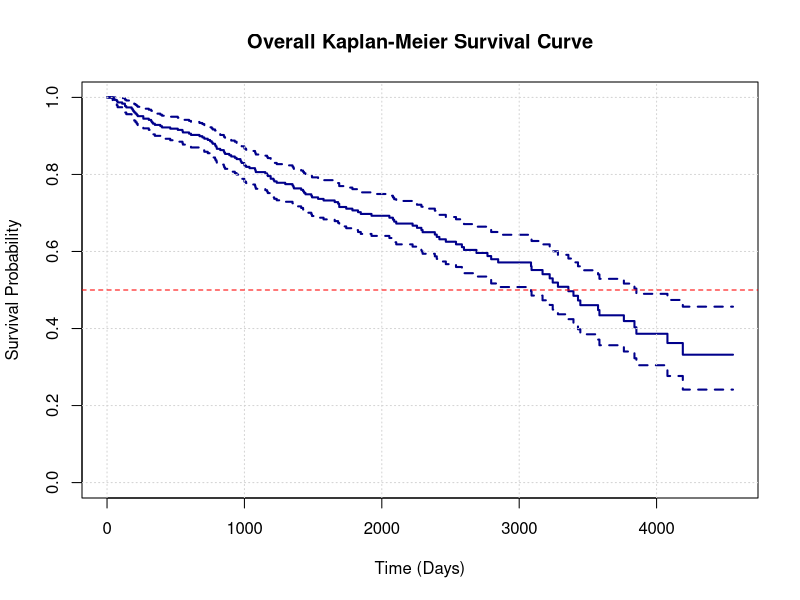
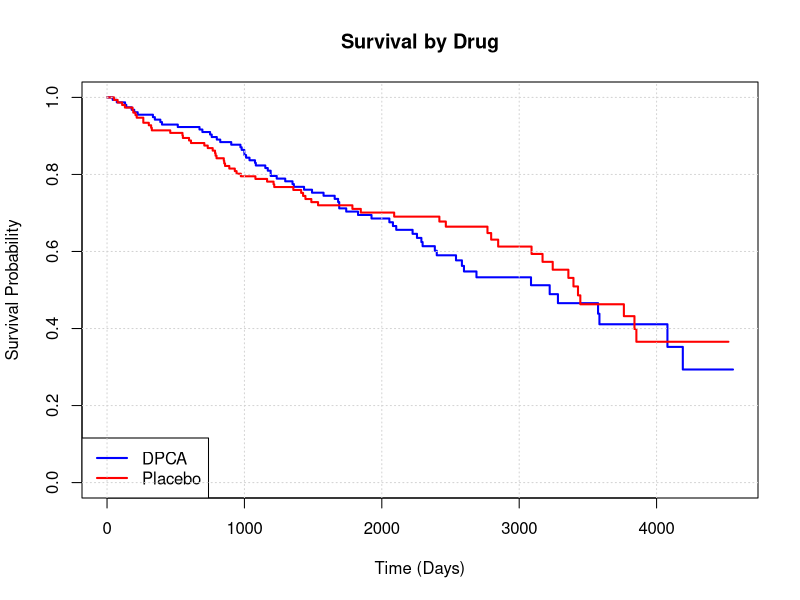
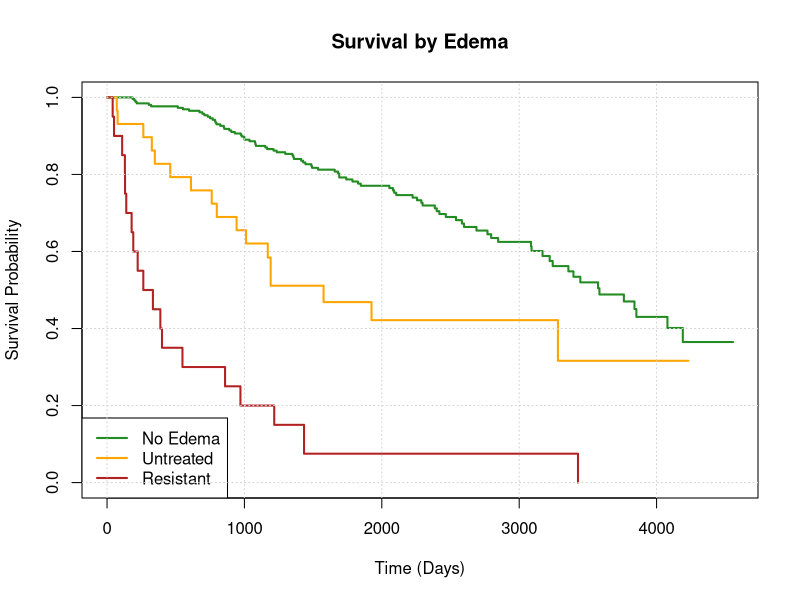
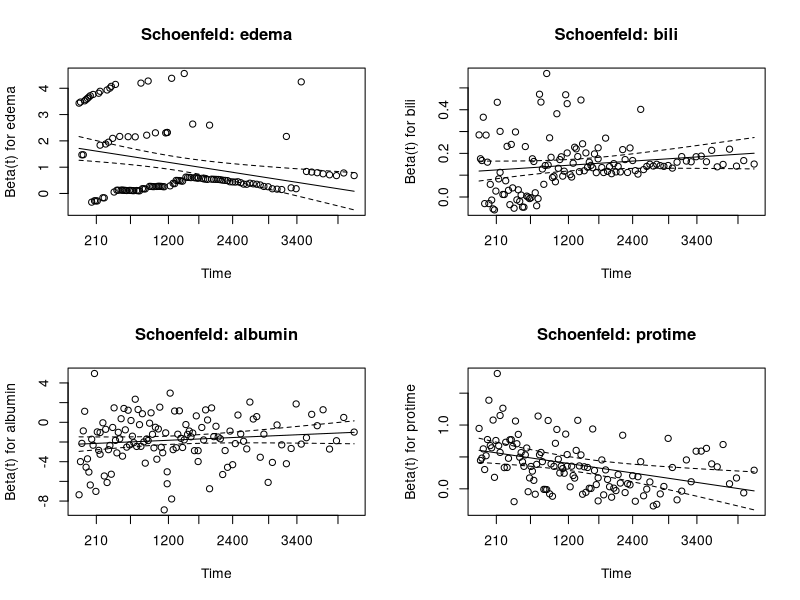
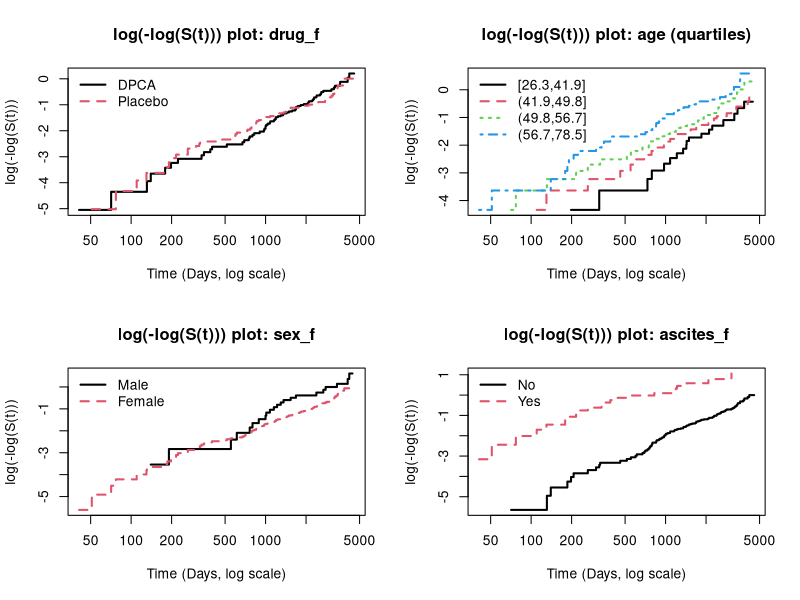
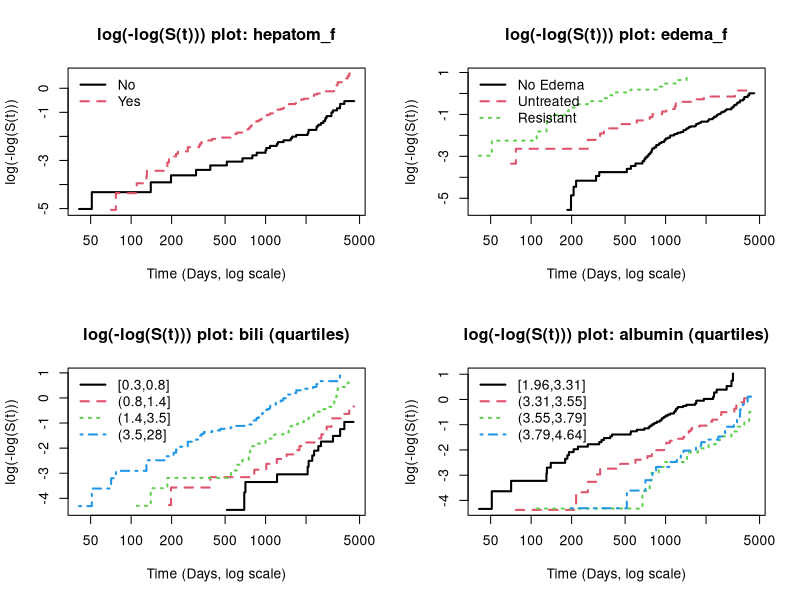
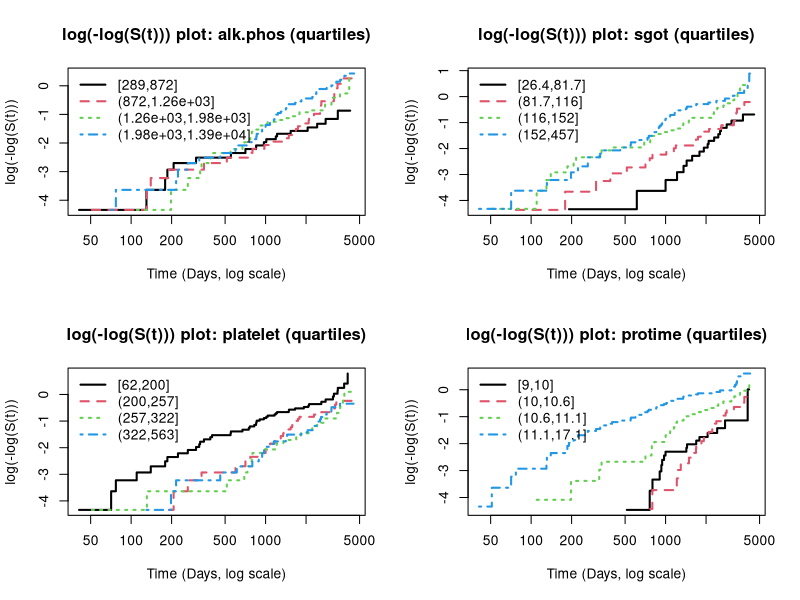
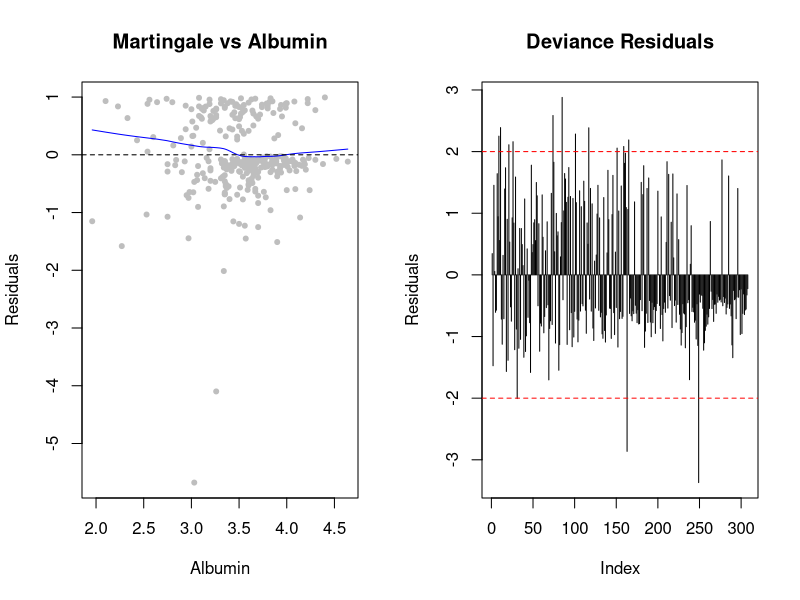

Write R code to recreate these figures, in order.
## ---- chunk 1
knitr::opts_chunk$set(echo = TRUE, warning = FALSE, message = FALSE, fig.width=8, fig.height=6)

# 필요한 패키지 로드
library(survival)
library(dplyr)
## ---- chunk 2
# 1. 데이터 로드
pbc_raw <- read.table("PBC_data.txt", header = FALSE)

# 2. 변수명 지정
colnames(pbc_raw) <- c("fu.days", "status", "drug", "age_days", "sex", 
                       "ascites", "hepatom", "edema", "bili", "albumin", 
                       "alk.phos", "sgot", "platelet", "protime")

# 3. 전처리 및 변환
pbc_clean <- pbc_raw %>%
  mutate(
    age = age_days / 365,
    drug_f = factor(drug, levels = c(0, 1), labels = c("DPCA", "Placebo")),
    sex_f = factor(sex, levels = c(0, 1), labels = c("Male", "Female")),
    ascites_f = factor(ascites, levels = c(0, 1), labels = c("No", "Yes")),
    hepatom_f = factor(hepatom, levels = c(0, 1), labels = c("No", "Yes")),
    edema_f = factor(edema, levels = c(0, 1, 2), labels = c("No Edema", "Untreated", "Resistant"))
  ) %>%
  select(-age_days)
pbc_clean$status_f <- factor(pbc_clean$status, levels = c(0, 1),
                             labels = c("Censored", "Event"))

# 4. 기술통계량 
## 연속형
cont_vars <- c("fu.days", "age", "bili", "albumin", "alk.phos", "sgot", "platelet", "protime")

cont_desc <- do.call(rbind, lapply(cont_vars, function(v){
  x <- pbc_clean[[v]]
  c(
    N = sum(!is.na(x)),
    Mean = mean(x, na.rm = TRUE),
    SD = sd(x, na.rm = TRUE),
    Median = median(x, na.rm = TRUE),
    Q1 = unname(quantile(x, 0.25, na.rm = TRUE)),
    Q3 = unname(quantile(x, 0.75, na.rm = TRUE)),
    Min = min(x, na.rm = TRUE),
    Max = max(x, na.rm = TRUE)
  )
}))

cont_desc <- data.frame(Variable = cont_vars, round(cont_desc, 3), row.names = NULL)
print(cont_desc)

##범주형
cat_vars <- c("status_f", "drug_f", "sex_f", "ascites_f", "hepatom_f", "edema_f")

cat_desc <- do.call(rbind, lapply(cat_vars, function(v){
  x <- pbc_clean[[v]]
  tab <- table(x, useNA = "ifany")
  prop <- prop.table(tab)
  data.frame(
    Variable = v,
    Level = names(tab),
    Count = as.integer(tab),
    Percent = round(100 * as.numeric(prop), 1),
    row.names = NULL
  )
}))
print(cat_desc)
## ---- chunk 3
fit_overall <- survfit(Surv(fu.days, status) ~ 1, data = pbc_clean)

plot(fit_overall, 
     main = "Overall Kaplan-Meier Survival Curve",
     xlab = "Time (Days)", ylab = "Survival Probability",
     col = "darkblue", lwd = 2, conf.int = TRUE)
grid()
abline(h = 0.5, col = "red", lty = 2)
## ---- chunk 4
fit_drug <- survfit(Surv(fu.days, status) ~ drug_f, data = pbc_clean)

plot(fit_drug, col = c("blue", "red"), lwd = 2,
     main = "Survival by Drug", 
     xlab = "Time (Days)", ylab = "Survival Probability")
legend("bottomleft", legend = levels(pbc_clean$drug_f), col = c("blue", "red"), lty = 1, lwd = 2)
grid()

# Log-rank test
sd_drug <- survdiff(Surv(fu.days, status) ~ drug, data = pbc_clean)
print(sd_drug)
## ---- chunk 5
fit_edema <- survfit(Surv(fu.days, status) ~ edema_f, data = pbc_clean)

plot(fit_edema, col = c("forestgreen", "orange", "firebrick"), lwd = 2,
     main = "Survival by Edema", 
     xlab = "Time (Days)", ylab = "Survival Probability")
legend("bottomleft", legend = levels(pbc_clean$edema_f), 
       col = c("forestgreen", "orange", "firebrick"), lty = 1, lwd = 2)
grid()

# Log-rank test
sd_edema <- survdiff(Surv(fu.days, status) ~ edema, data = pbc_clean)
print(sd_edema)
## ---- chunk 6
covariates <- c("drug", "age", "sex", "ascites", "hepatom", "edema", 
                "bili", "albumin", "alk.phos", "sgot", "platelet", "protime")

ph_results <- data.frame(Variable = character(), P_Value = numeric(), Status = character(), stringsAsFactors = FALSE)

par(mfrow = c(2, 2))
for(var in covariates) {
  f <- as.formula(paste("Surv(fu.days, status) ~", var))
  fit <- coxph(f, data = pbc_clean)
  zph <- cox.zph(fit)
  p_val <- zph$table[1, 3]
  
  ph_results[nrow(ph_results) + 1, ] <- list(
    var, 
    round(p_val, 4), 
    ifelse(p_val > 0.05, "Satisfied", "Violated")
  )
  
  # P-value < 0.1 인 경우 잔차 plot 확인
  if(p_val < 0.1) {
     plot(zph, main = paste("Schoenfeld:", var), df=2)
  }
}
par(mfrow = c(1, 1))

print("--- Schoenfeld 잔차 검정 결과 ---")
print(ph_results)
## ---- chunk 7
plot_cloglog <- function(var, data, time = "fu.days", event = "status", ngroup = 4){
  x <- data[[var]]

  # 연속형이면 분위수로 그룹화
  if (is.numeric(x) && length(unique(x)) > 6) {
    qs <- unique(quantile(x, probs = seq(0, 1, length.out = ngroup + 1), na.rm = TRUE))
    if (length(qs) < 3) {
      grp <- factor(x)
      grp_name <- paste0(var, " (as factor)")
    } else {
      grp <- cut(x, breaks = qs, include.lowest = TRUE)
      grp_name <- paste0(var, " (quartiles)")
    }
  } else {
    grp <- factor(x)
    grp_name <- var
  }

  tmp <- data
  tmp$.__grp__ <- grp

  f <- as.formula(paste0("Surv(", time, ",", event, ") ~ .__grp__"))
  fit <- survfit(f, data = tmp)

  # strata 개수
  n <- if (is.null(fit$strata)) 1 else length(fit$strata)

  # 선 스타일/색을 strata마다 다르게
  lty_vec <- rep(1:6, length.out = n)   # 1~6 반복
  col_vec <- 1:n                       # 1,2,3,... (기본 팔레트)

  plot(fit,
       fun = "cloglog", log = "x",
       lty = lty_vec, col = col_vec, lwd = 2,
       xlab = "Time (Days, log scale)",
       ylab = "log(-log(S(t)))",
       main = paste0("log(-log(S(t))) plot: ", grp_name))

  legend("topleft", legend = levels(grp),
         lty = lty_vec, col = col_vec, lwd = 2, bty = "n")
}

covariates_for_plot <- c(
  "drug_f", "age", "sex_f", "ascites_f", "hepatom_f", "edema_f",
  "bili", "albumin", "alk.phos", "sgot", "platelet", "protime"
)

op <- par(mfrow = c(2, 2))
for (v in covariates_for_plot) {
  plot_cloglog(v, pbc_clean)
}
par(op)
## ---- chunk 8
vars_ok <- ph_results$Variable[ph_results$Status == "Satisfied"]
vars_no <- ph_results$Variable[ph_results$Status == "Violated"]

cat("PH 가정 만족 (표준 Cox 모형):", paste(vars_ok, collapse = ", "), "\n")
cat("PH 가정 위배 (확장 Cox 모형):", paste(vars_no, collapse = ", "), "\n")
## ---- chunk 9
f_multi <- as.formula(paste("Surv(fu.days, status) ~", paste(vars_ok, collapse = " + ")))
fit_std <- coxph(f_multi, data = pbc_clean)

# 결과 정리
res_std <- summary(fit_std)$coefficients
res_conf <- summary(fit_std)$conf.int

final_table <- data.frame(
  Variable = rownames(res_std),
  Coef = round(res_std[,1], 4),
  HR = round(res_std[,2], 4),
  Lower_95 = round(res_conf[,3], 4),
  Upper_95 = round(res_conf[,4], 4),
  P_Value = round(res_std[,5], 4)
)

print("--- 다변량 Cox 모형 결과 (PH 만족 변수) ---")
print(final_table)
## ---- chunk 10
if(length(vars_no) > 0) {
  # 기본 식에 tt(위배변수) 추가
  form_ext_str <- paste("Surv(fu.days, status) ~", paste(vars_ok, collapse = " + "))
  
  for(v in vars_no) {
    form_ext_str <- paste(form_ext_str, "+ tt(", v, ")")
  }
  
  fit_ext <- coxph(as.formula(form_ext_str), 
                   data = pbc_clean,
                   tt = function(x, t, ...) x * log(t))
  
  # 결과 일부 출력
  coef_ext <- summary(fit_ext)$coefficients
  
  print("--- 확장 Cox 모형 계수 (시간 상호작용항 포함) ---")
  print(round(coef_ext[, c(1, 2, 5)], 4))
  
} else {
  fit_ext <- fit_std
  print("PH 위배 변수 없음.")
}
## ---- chunk 11
aic_std <- AIC(fit_std)
aic_ext <- AIC(fit_ext)

comp_df <- data.frame(
  Model = c("Standard Cox", "Extended Cox"),
  AIC = round(c(aic_std, aic_ext), 2)
)

print("--- Model Comparison by AIC ---")
print(comp_df)
## ---- chunk 12
par(mfrow=c(1,2))
# 1. Martingale Residuals
res_mart <- residuals(fit_std, type = "martingale")
plot(pbc_clean$albumin, res_mart, main = "Martingale vs Albumin",
     xlab = "Albumin", ylab = "Residuals", pch = 20, col = "gray")
lines(lowess(pbc_clean$albumin, res_mart), col = "blue")
abline(h=0, lty=2)

# 2. Deviance Residuals
res_dev <- residuals(fit_std, type = "deviance")
plot(res_dev, type = "h", main = "Deviance Residuals",
     xlab = "Index", ylab = "Residuals")
abline(h=c(-2,2), col="red", lty=2)

fit_final <- fit_ext
par(mfrow=c(1,1))

# dfbeta: (n x p) 행렬
dfb <- residuals(fit_final, type = "dfbeta")

# 계수 이름(= dfbeta 열의 정체)을 모형에서 가져오기
cn <- names(coef(fit_final))

# 길이 맞으면 그대로 붙이기
colnames(dfb) <- cn

# 변수별로 |dfbeta| 최대값 큰 관측치 확인
max_abs <- apply(abs(dfb), 2, max)
sort(max_abs, decreasing=TRUE)

# 가장 영향 큰 계수 하나를 골라 plot
j <- which.max(max_abs)
plot(dfb[, j], type="h", main=paste0("dfbeta for ", colnames(dfb)[j]),
     xlab="Index", ylab="dfbeta")
abline(h=c(-0.2,0.2), lty=2)

